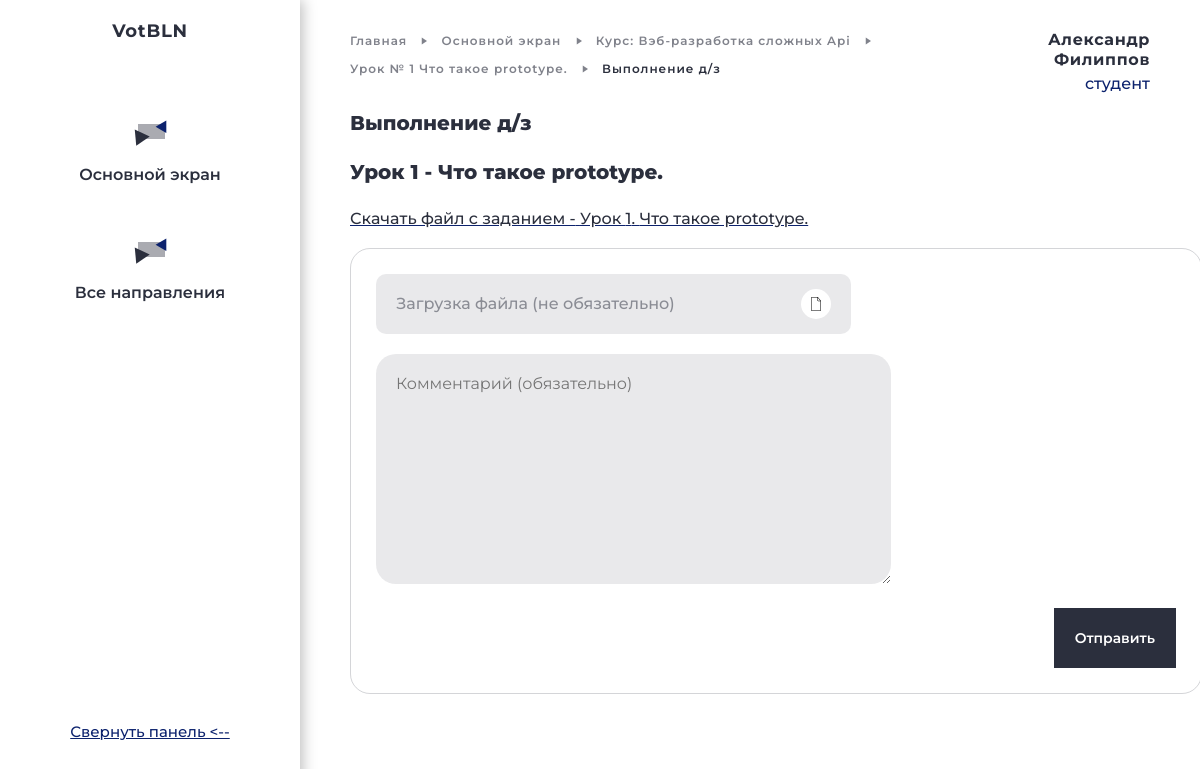
/homework?cid=1&lid=1 (signed in), run on the app's committed database.
### tables this page shows
CREATE TABLE `courses` (
  `id_course` int(11) NOT NULL COMMENT 'Автоинкрементное значение',
  `course_name` varchar(80) NOT NULL COMMENT 'Имя курса',
  `recital` text NOT NULL COMMENT 'Описание курса',
  `lang` varchar(15) NOT NULL COMMENT 'Язык для изучения',
  `img` text NOT NULL,
  `id_user` int(11) NOT NULL
);

CREATE TABLE `lessons` (
  `id_lesson` int(11) NOT NULL,
  `name_lesson` varchar(200) NOT NULL COMMENT 'Название урока',
  `number` int(11) NOT NULL COMMENT 'Номер урока в курсах',
  `url_video` text NOT NULL COMMENT 'Ссылка на видео',
  `url_poster` text COMMENT 'Ссылка на картинку для видео',
  `url_lecture` text COMMENT 'Лекция html',
  `url_homework` text COMMENT 'Домашнее задание',
  `recital` text NOT NULL COMMENT 'Описание урока',
  `id_course` int(11) NOT NULL COMMENT 'Ссылка на курс'
);

### views/VIew.php (called while the page is built)
<?
class View {
	public function render($tpl, $pageData) {
		include ROOT . $tpl;
	}
}

### controllers/HomeworkController.php (called while the page is built, shortened)
<?
class HomeworkController extends Controller {
	private $pageTpl = '/views/homework.tpl.php';
	public function __construct () {
		$this->model = new HomeworkModel();
		$this->view = new View();
	}
	public function index () {
		$this->getAllDate();
		$this->pageData['title'] = 'Выполнение д/з';
		$this->view->render($this->pageTpl, $this->pageData);
	}
	public function getAllDate() : void
	{
		if(!empty($_GET['lid']) and !empty($_GET['cid'])) {
			$this->pageData['lesson'] = $this->model->getLessonById($_GET['lid']);
			$this->pageData['course'] = $this->model->getCourseNameById($_GET['cid']);
		}
	}
	public function getUserName() : void
	{
		if (!empty($_SESSION['student'])) {
			$login = $_SESSION['student'];
			$this->pageData['user'] = $this->model->getNameUser($login);
		}
	}
}

### config/route.php (called while the page is built, shortened)
<?
class Routing
{
	public static function buildRoute()
	{
		$action = "index";
		$controller = new $controllerName();
		$controller->$action();
	}
}

### config/config.php (called while the page is built, shortened)
<?php
require_once("route.php");
require_once CONTROLLER_PATH. 'Controller.php';
require_once VIEW_PATH. 'View.php';
Routing::buildRoute();

### index.php (called while the page is built)
<?
require_once("config/config.php");

### models/HomeworkModel.php (called while the page is built, shortened)
<?
class HomeworkModel extends Model {
	public function getLessonById($idLesson) : array
	{
		$conn = $this->db;
		$result = $conn->prepare("SELECT id_lesson, name_lesson, number, url_homework FROM lessons WHERE id_lesson=?");
		$result->bind_param("i", $idLesson);
		$result->execute();
		$result = $result->get_result();
		while ($row = $result->fetch_assoc()) {
			$lesson = $row;
		}
		return $lesson;
	}
	public function getCourseNameById($idCourse) : array
	{
		$conn = $this->db;
		$result = $conn->prepare("SELECT id_course, course_name FROM courses WHERE id_course=?");
		$result->bind_param("i", $idCourse);
		$result->execute();
		$result = $result->get_result();
		while ($row = $result->fetch_assoc()) {
			$course = $row;
		}
		return $course;
	}
}

### blocks/homework.php (the view, shortened to what this page needs)
<section class="homework">
	<div class="homework__wrapper">
		<div class="nav-user">
			<div class="nav-user__wrapper">
				<div class="nav">
					<a class="nav__link" href="/">Главная</a>
					<svg class="polygon" width="6" height="8" viewBox="0 0 6 8" fill="none" xmlns="http://www.w3.org/2000/svg">
						<path d="M6 4L0.75 7.4641L0.75 0.535898L6 4Z" fill="#2B2F3D" fill-opacity="0.6" />
					</svg>
					<a class="nav__link" href="/cabinet">Основной экран</a>
					<svg class="polygon" width="6" height="8" viewBox="0 0 6 8" fill="none" xmlns="http://www.w3.org/2000/svg">
						<path d="M6 4L0.75 7.4641L0.75 0.535898L6 4Z" fill="#2B2F3D" fill-opacity="0.6" />
					</svg>
					<a class="nav__link" href="<?= '/course?cid=' . $pageData['course']['id_course']?>">
						<span class="nav__link">Курс: </span>
						<?= $pageData['course']['course_name'] ?>
					</a>
					<svg class="polygon" width="6" height="8" viewBox="0 0 6 8" fill="none" xmlns="http://www.w3.org/2000/svg">
						<path d="M6 4L0.75 7.4641L0.75 0.535898L6 4Z" fill="#2B2F3D" fill-opacity="0.6" />
					</svg>
					<a class="nav__link" href="<?= '/lesson?cid=' . $pageData['course']['id_course'] . '&lid=' . $pageData['lesson']['id_lesson'] ?>">
						<span class="nav__link">Урок №</span>
						<span class="nav__link"><?= $pageData['lesson']['number'] ?></span>
						<?= $pageData['lesson']['name_lesson'] ?>
					</a>
					<svg class="polygon" width="6" height="8" viewBox="0 0 6 8" fill="none" xmlns="http://www.w3.org/2000/svg">
						<path d="M6 4L0.75 7.4641L0.75 0.535898L6 4Z" fill="#2B2F3D" fill-opacity="0.6" />
					</svg>
					<a class="nav__link nav__link_active" href="/">
						Выполнение д/з
					</a>
				</div>
				<div class="user">
					<div class="user__inner">
						<div class="user__name-user">
							<?= $pageData['user']['user-name'] ?>
						</div>
						<div class="user__role-user">
							<?= $pageData['user']['user-role'] ?>
						</div>
					</div>
				</div>
			</div>
		</div>
		<h3 class="homework__title">Выполнение д/з</h3>
		<h3 class="homework__subtitle">
			<span>Урок</span>
			<span><?= $pageData['lesson']['number'] ?></span>
			<span>-</span>
			<span><?= $pageData['lesson']['name_lesson'] ?></span>
		</h3>
		<? if(!empty($pageData['lesson']['url_homework'])) : ?>
			<a class="homework__link-downoload" href="<?= $pageData['lesson']['url_homework'] ?>" downoload>
				<span>Скачать файл с заданием -</span>
				<span><?= 'Урок ' . $pageData['lesson']['number'] . '. ' . $pageData['lesson']['name_lesson'] ?></span>
			</a>
		<? else : ?>
			<p class="homework__error">Задание к данному уроку отсутствует</p>
		<? endif; ?>
		<div class="homework__form">
			<div class="homework__form-wrap">
				<form>
					<div>
						<div class="homework__fake-input">
							<div class="homework__file-inner">
								<p class="homework__file-name">Загрузка файла (не обязательно)</p>
								<label for="input__file">
									<div class="homework__icon">
										<img src="./upload/images/icon/file.svg" alt="Файл">
									</div>
								</label>
							</div>
						</div>
					</div>
					<textarea class="homework__textarea" cols="30" rows="10" placeholder="Комментарий (обязательно)"></textarea>
					<div class="homework__wrap-submit-btn">
						<button class="homework__submit-btn" type="btn">Отправить</button>
					</div>
				</form>
			</div>
		</div>
	</div>
</section>

### css/component.css (style rules this page uses)
* { margin: 0; padding: 0; font-family: 'Montserrat'; color: var(--primary-color); }
body { position: relative; }
:root { --primary-color: #2B2F3D; --primary-disable: rgba(43, 47, 61, 0.6); --primary-disable-directions: rgba(43, 47, 61, 0.4); --primary-scroll: rgba(43, 47, 61, 0.2); --primary-scroll-card-hover: rgba(43, 47, 61, 0.1); --hover-color: #121830; --white-color: white; --black-color: black; --header-border: rgba(0, 0, 0, 0.2); --color-gray-tabs: rgba(196, 196, 196, 0.2); --color-blue: #0C226D; --color-green-ok: #2A8F11; --color-red: red; }
p { font-weight: 500; font-size: 14px; line-height: 1.7; }

### css/homework/homework.css (style rules this page uses)
.homework { display: flex; }
.homework__wrapper { flex-basis: 1365px; margin: 30px 40px 0 340px; padding: 0 10px; display: flex; flex-direction: column; }
.nav-user__wrapper { display: flex; justify-content: space-between; }
.nav { flex-basis: 80%; margin-bottom: 25px; }
.user { flex-basis: 20%; }
.nav__link { display: inline-block; margin-bottom: 5px; text-decoration: none; font-weight: 600; font-size: 12px; line-height: 15px; letter-spacing: 0.08em; color: var(--primary-disable); }
.nav__link_active { color: var(--primary-color); }
.polygon { margin: 0 10px; }
.user__name-user { text-align: right; font-weight: 700; font-size: 16px; line-height: 20px; letter-spacing: 0.04em; }
.user__role-user { font-weight: 500; line-height: 170%; text-align: right; color: var(--color-blue); }
.homework__title { font-weight: 800; font-size: 20px; margin-bottom: 25px; }
.homework__subtitle { font-weight: 800; font-size: 20px; margin-bottom: 25px; }
.homework__link-downoload { margin-bottom: 20px; font-size: 16px; font-weight: 500; color: var(--color-blue); }
.homework__form-wrap { max-width: 945px; width: 100%; padding: 25px; border-radius: 20px; border: 1px solid rgba(43, 47, 61, 0.2); }
.homework__fake-input { max-width: 475px; width: 100%; margin-bottom: 20px; border: none; background-color: var(--primary-scroll-card-hover); border-radius: 10px; font-size: 16px; }
.homework__file-inner { padding: 15px 20px; display: flex; justify-content: space-between; align-items: center; }
.homework__file-name { color: rgba(43, 47, 61, 0.5); font-size: 16px; }
.homework__icon { display: flex; justify-content: center; align-items: center; width: 30px; height: 30px; border-radius: 20px; background-color: var(--white-color); }
.homework__textarea { max-width: 475px; width: 100%; padding: 20px; margin-bottom: 20px; resize: vertical; background-color: var(--primary-scroll-card-hover); border: none; font-size: 16px; border-radius: 20px; }
.homework__wrap-submit-btn { display: flex; justify-content: flex-end; }
.homework__submit-btn { padding: 20px 20px; background-color: var(--primary-color); border: none; font-weight: 600; font-size: 14px; color: var(--white-color); border: 1px solid var(--primary-color); transition: background 1s, color 1s; }

### data on the page
courses: course_name "Вэб-разработка сложных Api"
lessons: number "1", name_lesson "Что такое prototype."

### other printed values
$pageData['user']['user-name'] "Александр Филиппов"
$pageData['user']['user-role'] "студент"
